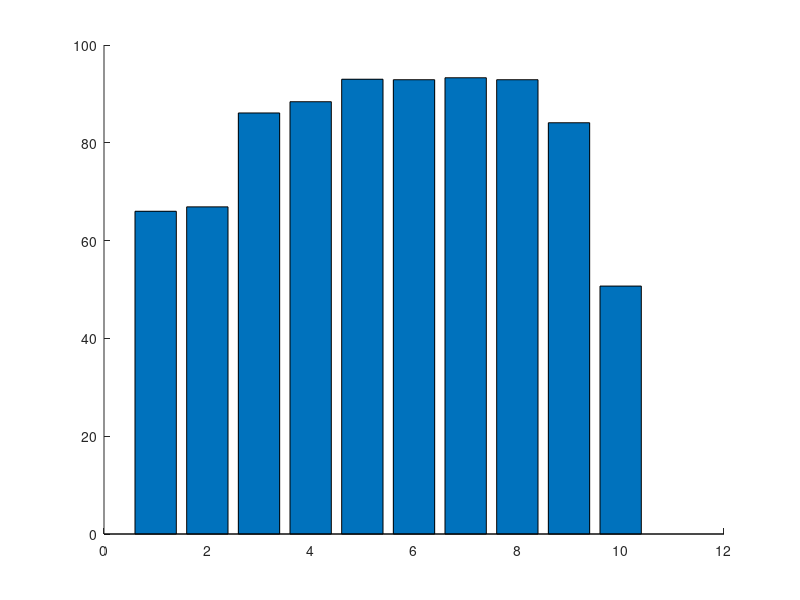

MATLAB code for this plot: (Note: this script raises an error after producing the figure.)
x = [0,1e-4,0.1,0.5,0.9,0.95,0.99,0.999,0.9999,1];
acc = [0.660,0.669,0.861,0.884,0.930, 0.929,0.933,0.929,0.841,0.507]*100;

figure()
bar(1:length(acc),acc,'FaceColor','[0.95,0.53,0.61]')
grid on
set(gca,'XTickLabel',x);
set(gca,'FontSize',20);
xlabel('$\omega$')
ylabel('Acc (%)')